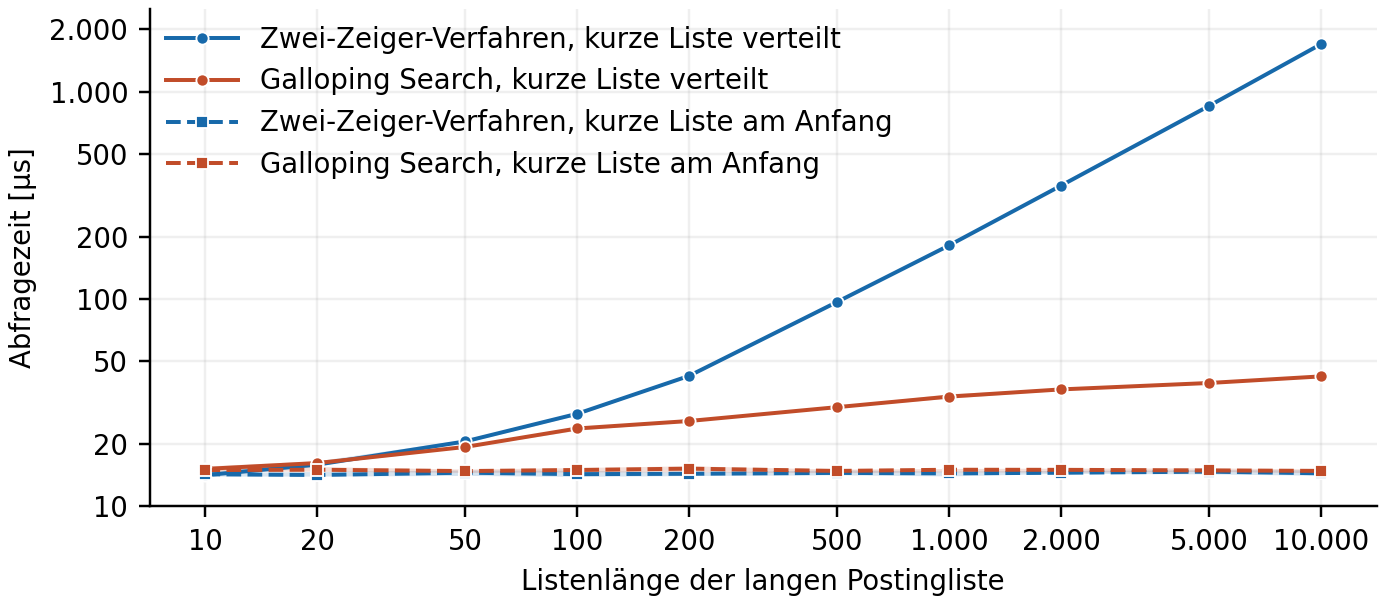

This figure's Python source:
"""Abbildung für Abschnitt 5.3: Reihe 03b, Galloping Search gegen Zwei-Zeiger-Verfahren.

Druckfassung für die Arbeit. Gezeichnet werden dieselben Messwerte wie in
ergebnisse/abbildungen/03b_galloping.*, aber ohne Titel und Fußzeile und mit
Schrift in 9 pt bei der eingebundenen Breite. Die Abbildung ist so groß wie
\\textwidth (16 cm), damit LaTeX sie nicht verkleinert.

Eingaben (nur gelesen): ergebnisse/messungen/03b_galloping/summary.json für
Mediane und Quartile, comparisons.json für Fall und Listenlänge. Stimmen
Mediane oder Quartile beider Dateien nicht überein, bricht das Skript ab.
Ausgabe: 03b_galloping_arbeit.pdf und .png neben diesem Skript. Eingaben,
Ausgaben und Skript werden mit SHA-256 im gemeinsamen Plotmanifest
arbeit_plot_manifest.json festgehalten (Eintrag dieses Skripts).

Aufruf aus der Repositorywurzel:
    .venv/bin/python ergebnisse/abbildungen_arbeit/03b_galloping_arbeit.py
"""

import hashlib
import json
import math
from pathlib import Path
import sys

import matplotlib

matplotlib.use("Agg")
import matplotlib.pyplot as plt  # noqa: E402
from matplotlib.ticker import FixedLocator, FuncFormatter, NullLocator  # noqa: E402

HIER = Path(__file__).resolve().parent
WURZEL = HIER.parents[1]
MESSUNG = WURZEL / "ergebnisse" / "messungen" / "03b_galloping"
ZIEL = HIER / "03b_galloping_arbeit"
MANIFEST = HIER / "arbeit_plot_manifest.json"

# Dieselben Farben wie in den übrigen Abbildungen von Kapitel 5
# (ergebnisse/abbildungen_arbeit/render_eval_figures.py): Blau für das einfache Verfahren, Rot für das
# beschleunigte.
BLAU, ROT = "#1769aa", "#c14c29"
VERFAHREN = {
    # Algorithmus in summary.json: (Feldpräfix in comparisons.json, Name, Farbe)
    "and_shortest_first": ("two_pointer", "Zwei-Zeiger-Verfahren", BLAU),
    "and_galloping": ("galloping", "Galloping Search", ROT),
}
FAELLE = {
    # Fall: (Linienstil, Marker, Beschriftung)
    "verteilt": ("-", "o", "kurze Liste verteilt"),
    "anfang": ("--", "s", "kurze Liste am Anfang"),
}
BREITE_ZOLL = 16 / 2.54  # \textwidth der Arbeit
HOEHE_ZOLL = 2.75
TOLERANZ_MS = 1e-12

plt.rcParams.update({
    "font.size": 9,
    "axes.labelsize": 9,
    "xtick.labelsize": 9,
    "ytick.labelsize": 9,
    "legend.fontsize": 9,
    "pdf.fonttype": 42,
})


def sha256(pfad: Path) -> str:
    return hashlib.sha256(pfad.read_bytes()).hexdigest()


def relativ(pfad: Path) -> str:
    return pfad.resolve().relative_to(WURZEL).as_posix()


def schreibe_manifest(eingaben: list[Path], ausgaben: list[Path]) -> None:
    """Aktualisiert nur den Eintrag dieses Skripts im gemeinsamen Plotmanifest."""
    try:
        manifest = json.loads(MANIFEST.read_text(encoding="utf-8"))
    except FileNotFoundError:
        manifest = {}
    manifest["zweck"] = ("Herkunft der eigens für die Arbeit gezeichneten Abbildungen "
                         "unter ergebnisse/abbildungen_arbeit/, die kein anderes Plotmanifest erfasst")
    skripte = manifest.setdefault("skripte", {})
    skript = Path(__file__).resolve()
    skripte[relativ(skript)] = {
        "skript_sha256": sha256(skript),
        "matplotlib_version": matplotlib.__version__,
        "python_version": sys.version.split()[0],
        "eingaben_sha256": {relativ(p): sha256(p) for p in eingaben},
        "ausgaben_sha256": {relativ(p): sha256(p) for p in ausgaben},
    }
    manifest["skripte"] = dict(sorted(skripte.items()))
    MANIFEST.write_text(json.dumps(manifest, ensure_ascii=False, indent=2) + "\n",
                        encoding="utf-8")


def deutsche_zahl(wert, _position=None) -> str:
    """1.000 statt 1000 oder 10^3, wie in den übrigen Abbildungen."""
    return f"{wert:,.0f}".replace(",", ".")


def lade_werte():
    """Liefert je (Algorithmus, Fall) die nach Listenlänge sortierten Punkte."""
    summary = json.loads((MESSUNG / "summary.json").read_text(encoding="utf-8"))
    vergleiche = json.loads((MESSUNG / "comparisons.json").read_text(encoding="utf-8"))
    abfragen = {(e["algorithm"], e["query_id"]): e for e in summary if e["phase"] == "query"}

    werte = {(a, f): [] for a in VERFAHREN for f in FAELLE}
    fehler = []
    for zeile in vergleiche:
        fall = zeile["case"]
        laenge = zeile["long_document_frequency"]
        if zeile["posting_lengths"] != [10, laenge]:
            fehler.append(f"{zeile['query_id']}: unerwartete Listenlängen {zeile['posting_lengths']}")
        for algorithmus, (praefix, _, _) in VERFAHREN.items():
            eintrag = abfragen.pop((algorithmus, zeile["query_id"]))
            for feld in ("median", "q1", "q3"):
                aus_summary = eintrag[f"{feld}_ms"]
                aus_vergleich = zeile[f"{praefix}_{feld}_ms"]
                if not math.isclose(aus_summary, aus_vergleich, rel_tol=0, abs_tol=TOLERANZ_MS):
                    fehler.append(f"{zeile['query_id']} {algorithmus} {feld}: "
                                  f"summary {aus_summary} gegen comparisons {aus_vergleich}")
            werte[algorithmus, fall].append(
                (laenge, eintrag["median_ms"] * 1000, eintrag["q1_ms"] * 1000, eintrag["q3_ms"] * 1000))
    if abfragen:
        fehler.append(f"Abfragen ohne Vergleichszeile: {sorted(abfragen)}")
    for schluessel, punkte in werte.items():
        if len(punkte) != 10:
            fehler.append(f"{schluessel}: {len(punkte)} statt 10 Stufen")
        punkte.sort()
    if fehler:
        sys.exit("Abbruch, Messdateien widersprechen sich:\n" + "\n".join(fehler))
    return werte


def zeichne(werte) -> None:
    fig, ax = plt.subplots(figsize=(BREITE_ZOLL, HOEHE_ZOLL), layout="constrained")
    for fall, (stil, marker, fall_text) in FAELLE.items():
        for algorithmus, (_, name, farbe) in VERFAHREN.items():
            punkte = werte[algorithmus, fall]
            x = [p[0] for p in punkte]
            ax.fill_between(x, [p[2] for p in punkte], [p[3] for p in punkte],
                            color=farbe, alpha=.18, linewidth=0)
            ax.plot(x, [p[1] for p in punkte], linestyle=stil, marker=marker, markersize=4,
                    linewidth=1.3, color=farbe, markeredgecolor="white", markeredgewidth=.6,
                    label=f"{name}, {fall_text}")

    stufen = sorted({p[0] for punkte in werte.values() for p in punkte})
    ax.set_xscale("log")
    ax.set_yscale("log")
    ax.xaxis.set_major_locator(FixedLocator(stufen))
    ax.xaxis.set_major_formatter(FuncFormatter(deutsche_zahl))
    ax.xaxis.set_minor_locator(NullLocator())
    ax.yaxis.set_major_locator(FixedLocator([10, 20, 50, 100, 200, 500, 1000, 2000]))
    ax.yaxis.set_major_formatter(FuncFormatter(deutsche_zahl))
    ax.yaxis.set_minor_locator(NullLocator())
    ax.set_ylim(10, 2500)
    ax.set_xlabel("Listenlänge der langen Postingliste")
    ax.set_ylabel("Abfragezeit [µs]")
    ax.grid(which="major", alpha=.2)
    ax.set_axisbelow(True)
    for seite in ("top", "right"):
        ax.spines[seite].set_visible(False)
    ax.legend(loc="upper left", frameon=False, handlelength=2.6, borderaxespad=.2)

    fig.savefig(ZIEL.with_suffix(".pdf"), metadata={"CreationDate": None, "ModDate": None})
    fig.savefig(ZIEL.with_suffix(".png"), dpi=220)
    plt.close(fig)


def main() -> None:
    eingaben = {name: sha256(MESSUNG / name) for name in ("summary.json", "comparisons.json")}
    werte = lade_werte()
    zeichne(werte)
    if eingaben != {name: sha256(MESSUNG / name) for name in eingaben}:
        sys.exit("Abbruch, Messdateien wurden während des Zeichnens geändert")
    schreibe_manifest([MESSUNG / name for name in eingaben],
                      [ZIEL.with_suffix(".pdf"), ZIEL.with_suffix(".png")])
    for name, wert in eingaben.items():
        print(f"{name}: sha256 {wert}")
    for (algorithmus, fall), punkte in werte.items():
        print(f"{VERFAHREN[algorithmus][1]}, {fall}: Median {punkte[0][1]:.1f} bis {punkte[-1][1]:.1f} µs")
    print(f"Mediane und Quartile stimmen mit comparisons.json überein. Ausgabe: {ZIEL.name}.pdf/.png")


if __name__ == "__main__":
    main()
